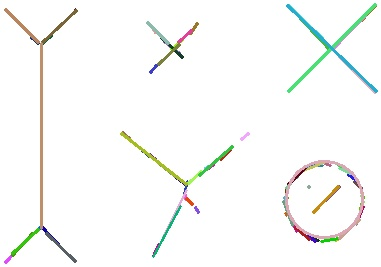
#> input picture shapes.png.blot.pnghoughlines3.jpg, 381 x 267 px
$ python hough.py shapes.png.blot.pnghoughlines3.jpg   (Python 2 division)
#> lines starting #> are read from the running program, lines starting #| are printed output that depends on the picture; after the words box and inside, x2 and y2 are one past the last pixel; in counts of white or black regions, pixels touching at a corner belong together
# TAKEN FROM OPENCV EXAMPLES

import cv2
import cv2.cv as cv

import numpy as np
import sys

import math

import random

from PIL import Image, ImageFilter

FILE = sys.argv[1]

im = Image.open(FILE)
#> im is the input picture: PIL image 381x267 RGB; mean R, G, B 248.7, 249.7, 248
im1 = im.filter(ImageFilter.BLUR)
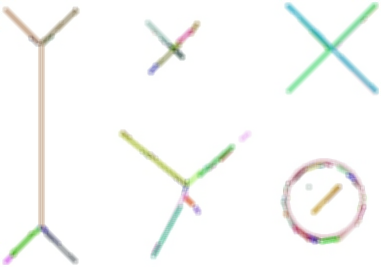
#> im1: PIL image 381x267 RGB; mean R, G, B 248.7, 249.7, 248

img = cv2.imread(FILE)
gray = cv2.cvtColor(img,cv2.COLOR_BGR2GRAY)
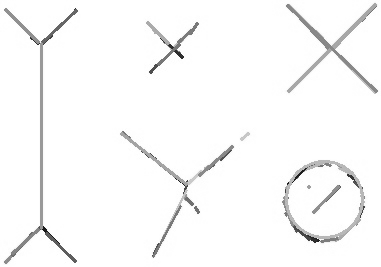
#> gray: shape (267, 381); min 19, max 255, mean 249.2
blur = cv2.blur(img, (5, 5))
edges = cv2.Canny(gray,50,150,apertureSize = 3)
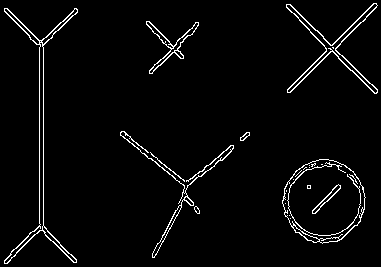
#> edges: shape (267, 381); 3.3% white in thin lines or dots

blankimg = img.copy()
blankimg[:] = (255, 255, 255)
#> blankimg: shape (267, 381, 3); every value is 255

gray = (255-gray)
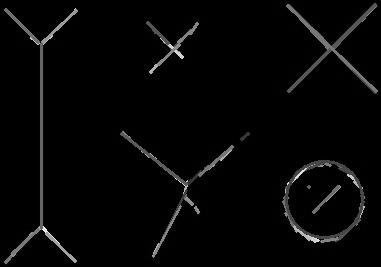
#> gray: shape (267, 381); min 0, max 236, mean 5.8

cv2.imwrite(FILE + "gray.jpg", gray)
cv2.imwrite(FILE + "edges.jpg", edges)

minLineLength = 20
maxLineGap = 5

lines = cv2.HoughLinesP(gray,1,np.pi/180,10,minLineLength,maxLineGap)
#> lines = 658 rows, first 6: [181, 192, 230, 143], [242, 134, 252, 141], [161, 57, 166, 62], [310, 209, 322, 207], [211, 170, 232, 143], [299, 11, 301, 27]
circles = cv2.HoughCircles(gray,cv.CV_HOUGH_GRADIENT,1,50,
                            param1=50,param2=30,minRadius=0,maxRadius=0)
#> circles = [[235.5, 121.5, 122], [325.5, 205.5, 36.6], [182.5, 126.5, 45.5]]


def line_length(line):
  return math.sqrt((line[0] - line[2])**2 + (line[1] + line[3])**2)

if lines is not None:
  print "FOUND ", len(lines[0]), "LINES"
#| FOUND  1 LINES
  unjoined_lines = []
  joined = True
  CORNERS = [
    ([0, 1], [0, 1]),
    ([0, 1], [2, 3]),
    ([2, 3], [0, 1]),
    ([2, 3], [2, 3]),
  ]

  lines = lines[0]
#> lines = [[181, 192, 230, 143]]

  print "JOINED INTO %s LINES" % len(lines)
#| JOINED INTO 1 LINES
  for x1,y1,x2,y2 in lines:
      color = (
        random.randint(0, 255),
        random.randint(0, 255),
        random.randint(0, 255),
      )

      cv2.line(blankimg,(x1,y1),(x2,y2),color,2)
#> this loop made 1 pass
#> (x1, y1, x2, y2, color) on pass 1: (181, 192, 230, 143, (197, 215, 20))
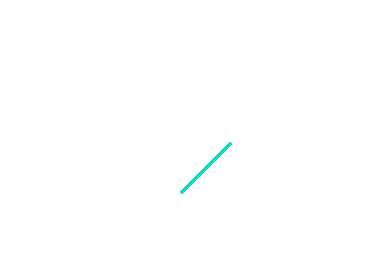
#> blankimg: shape (267, 381, 3); mean B, G, R 254.9, 254.9, 254.4

  cv2.imwrite(FILE + 'houghlines.jpg',blankimg)

  blankimg[:] = (255, 255, 255)

  lines = list(lines)
  while joined:
      didjoin = False
      print len(lines), "LINES ARE", lines

      newlines = []

      from collections import defaultdict
      used = defaultdict(bool)

      lines.sort(key=lambda x: math.sqrt(abs(x[2] - x[0])**2 + abs(x[3] - x[1])**2))
      for line in lines:
          joined = False
          if used[tuple(line)]:
              continue

          for neighbor in lines:
              if used[tuple(neighbor)]:
                  continue

              if tuple(line) == tuple(neighbor):
                  continue


              # now to check slope...
              slope1 = 0
              slope2 = 0
              try:
                  slope1 = float(line[3] - line[1]) / float(line[2] - line[0])
              except:
                  pass

              try:
                  slope2 = float(neighbor[3] - neighbor[1]) / float(neighbor[2] - neighbor[0])
              except:
                  pass

              # need to check the distance of all possible pairs...
              candidates = []
              for corner_pair in CORNERS:
                if joined:
                    break

                x, y = corner_pair[0]
                a, b = corner_pair[1]

                x_val = line[x]
                y_val = line[y]

                a_val = neighbor[a]
                b_val = neighbor[b]

                THRESH=30
                closeness = math.sqrt((x_val - a_val)**2 + (y_val - b_val)**2)

                if closeness > THRESH:
                    continue

                print "CORNERS MATCH", (x_val, y_val), (a_val, b_val), line, neighbor

                if abs(slope1 - slope2) > 0.002:
                    continue

                print "SLOPES MATCH", slope1, slope2

                candidates.append((closeness, [x, y, a, b]))

              if not candidates:
                continue

              candidates.sort()
              closeness, (x, y, a, b) = candidates[0]


              # now, we take the two corners that we matched with and use
              # their complements as the line segment...
              new_x_val = line[(x+2) % 4]
              new_y_val = line[(y+2) % 4]

              new_a_val = neighbor[(a + 2) % 4]
              new_b_val = neighbor[(b + 2) % 4]

              # THIS IS WHERE WE NEED TO DO IT RIGHT?
              newline = [
                  new_x_val,
                  new_y_val,
                  new_a_val,
                  new_b_val
              ]

              if tuple(newline) != tuple(line) and tuple(newline) != tuple(neighbor):
                  print "LINE LENGTHS", line_length(line), line_length(neighbor), line_length(newline)
                  if (line_length(line) > line_length(newline) or line_length(neighbor) > line_length(newline)):
                    print "RESULTING LINE IS TOO SMALL", newline, "SKIPPING"
                    continue

                  print "JOINING", line, neighbor
                  print "NEWLINE IS", newline

                  used[tuple(line)] = True
                  used[tuple(neighbor)] = True

                  didjoin = True
                  joined = True

                  newlines.append(newline)

          if not joined:
            print "COULDNT JOIN LINE, ADDING IN", line
            newlines.append(line)


      lines = newlines
      if didjoin:
          joined = True
#> this loop made 1 pass
#| 1 LINES ARE [array([181, 192, 230, 143], dtype=int32)]


  print "JOINED INTO %s LINES" % len(lines)
  for x1,y1,x2,y2 in lines:
      color = (
        random.randint(0, 128),
        random.randint(0, 128),
        random.randint(0, 128),
      )

      cv2.line(blankimg,(x1,y1),(x2,y2),color,2)
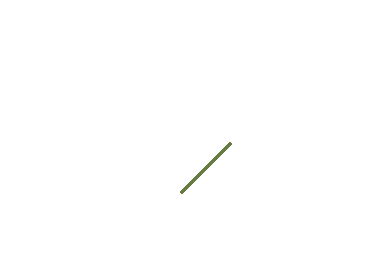
#> blankimg: shape (267, 381, 3); mean B, G, R 254.5, 254.7, 254.6


if circles is not None:
  print "FOUND ", len(circles[0]), "CIRCLES"
#| FOUND  3 CIRCLES
  for x,y,r in circles[0]:
      color = (
        random.randint(0, 255),
        random.randint(0, 255),
        random.randint(0, 255),
      )
      cv2.circle(blankimg, (x,y), r, color, 2)
#> this loop made 3 passes
#> (x, y, r, color) on passes 1 to 3: (235.5, 121.5, 122, (155, 244, 183)), (325.5, 205.5, 36.6, (111, 71, 144)), (182.5, 126.5, 45.5, (71, 48, 128))
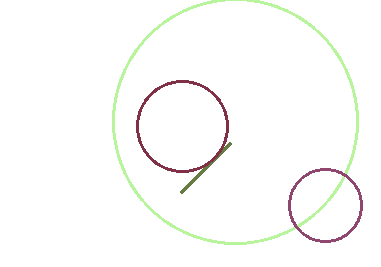
#> blankimg: shape (267, 381, 3); 3.65% of pixels changed, all inside (x1, y1, x2, y2) = (112, 0, 363, 245)


cv2.imwrite(FILE + 'joinedlines.jpg',blankimg)

$ run again, on qIrIf0G.png
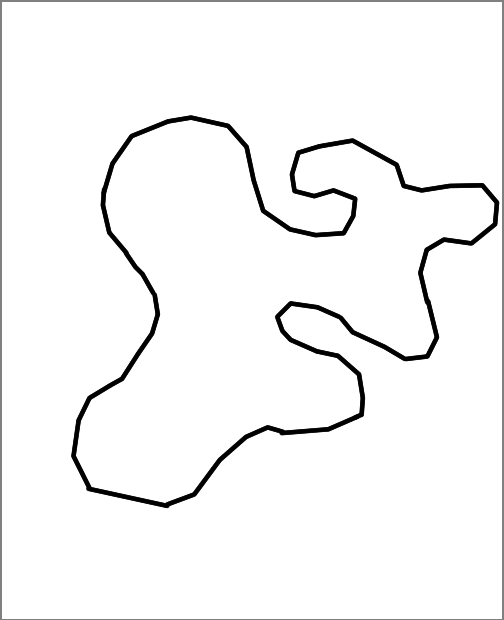
#> input picture qIrIf0G.png, 504 x 620 px
#> im is the input picture: PIL image 504x620 RGB; min 0, max 255, mean 246
#> `edges = cv2.Canny(gray,50,150,apertureSize = 3)`:
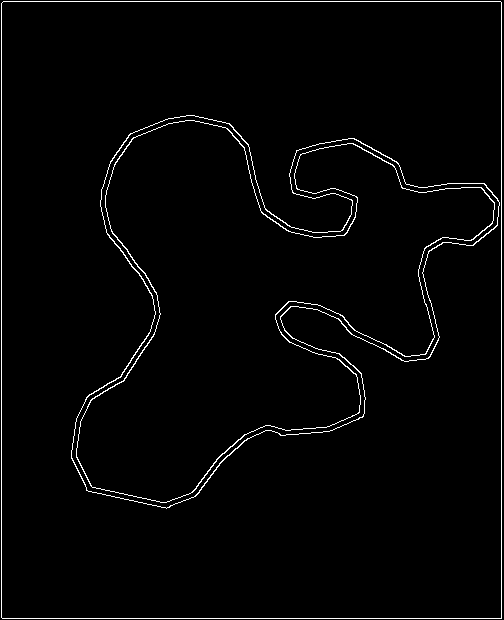
#> edges: shape (620, 504); 2.1% white in thin lines or dots
#> `lines = cv2.HoughLinesP(gray,1,np.pi/180,10,minLineLength,maxLineGap)`: lines = 439 rows, first 6: [1, 619, 1, 0], [2, 0, 503, 0], [502, 619, 502, 1], [2, 619, 501, 619], [2, 1, 501, 1], [0, 619, 0, 0]
#> circles = 16 rows, first 8: [191.5, 201.5, 86], [141.5, 442.5, 69.6], [42.5, 308.5, 102.7], [290.5, 278.5, 155.2], [321.5, 157.5, 74.8], [244.5, 404.5, 119.8], [291.5, 534.5, 105.9], [328.5, 62.5, 173.4]
#| FOUND  1 LINES
#> `lines = lines[0]`: lines = [[1, 619, 1, 0]]
#| JOINED INTO 1 LINES
#> the loop `for x1,y1,x2,y2 in lines:` made 1 pass
#> (x1, y1, x2, y2, color) on pass 1: (1, 619, 1, 0, (197, 215, 20))
#> the loop `while joined:` made 1 pass
#| 1 LINES ARE [array([  1, 619,   1,   0], dtype=int32)]
#| FOUND  16 CIRCLES
#> the loop `for x,y,r in circles[0]:` made 16 passes
#> (x, y, r, color) on passes 1 to 8: (191.5, 201.5, 86, (155, 244, 183)), (141.5, 442.5, 69.6, (111, 71, 144)), (42.5, 308.5, 102.7, (71, 48, 128)), (290.5, 278.5, 155.2, (75, 158, 50)), (321.5, 157.5, 74.8, (37, 169, 241)), (244.5, 404.5, 119.8, (51, 181, 222)), (291.5, 534.5, 105.9, (161, 104, 244)), (328.5, 62.5, 173.4, (226, 133, 31))
#> after the loop `for x,y,r in circles[0]:`:
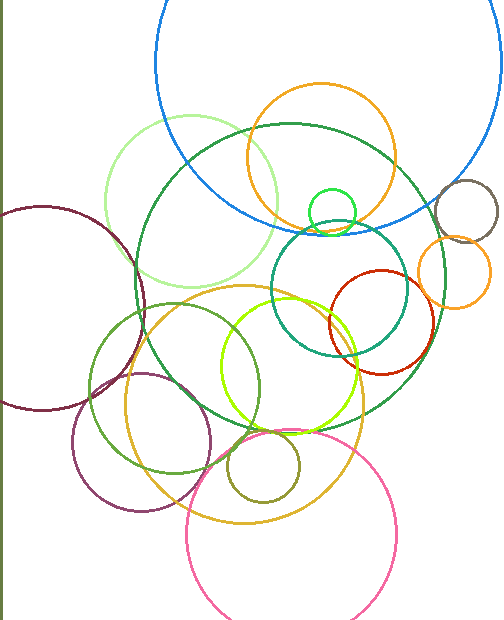
#> blankimg: shape (620, 504, 3); mean B, G, R 243.3, 247.6, 246.7

$ run again, on qIrIf0G.png.blot.png
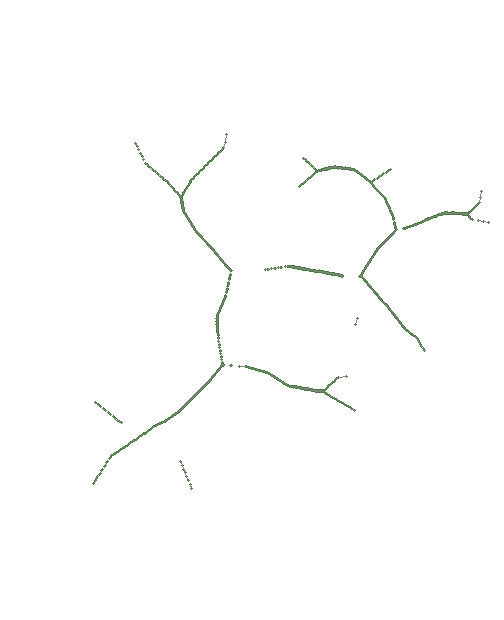
#> input picture qIrIf0G.png.blot.png, 504 x 620 px
#> im is the input picture: PIL image 504x620 RGB; mean R, G, B 253.3, 253.7, 253.3
#> `im1 = im.filter(ImageFilter.BLUR)`:
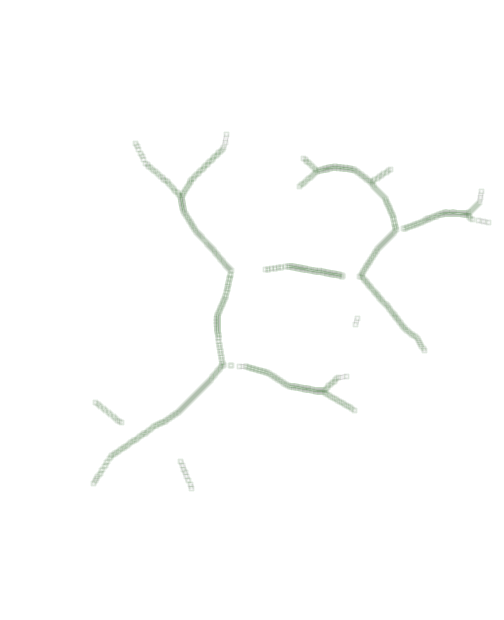
#> im1: PIL image 504x620 RGB; mean R, G, B 253.3, 253.7, 253.3
#> `edges = cv2.Canny(gray,50,150,apertureSize = 3)`:
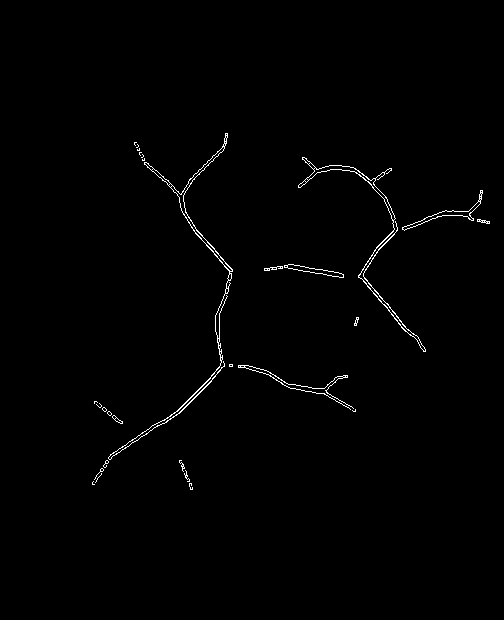
#> edges: shape (620, 504); 0.83% white in thin lines or dots, all inside (x1, y1, x2, y2) = (92, 133, 490, 490)
#> `lines = cv2.HoughLinesP(gray,1,np.pi/180,10,minLineLength,maxLineGap)`: lines = 114 rows, first 6: [359, 275, 385, 305], [191, 226, 214, 249], [162, 423, 175, 412], [315, 171, 327, 170], [242, 366, 269, 372], [115, 454, 144, 432]
#> circles = None
#| FOUND  1 LINES
#> `lines = lines[0]`: lines = [[359, 275, 385, 305]]
#| JOINED INTO 1 LINES
#> the loop `for x1,y1,x2,y2 in lines:` made 1 pass
#> (x1, y1, x2, y2, color) on pass 1: (359, 275, 385, 305, (197, 215, 20))
#> the loop `while joined:` made 1 pass
#| 1 LINES ARE [array([359, 275, 385, 305], dtype=int32)]
